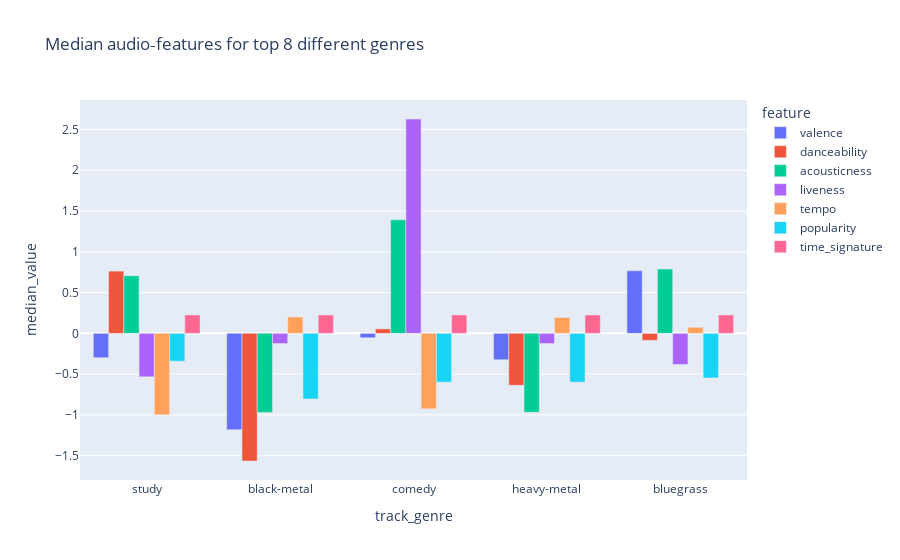

This figure's notebook cell:
### Code cell
# 1. Compute medians per genre
med_songs = numerical_data.groupby('track_genre')[
    ['valence','danceability','acousticness','liveness', 'tempo', 'popularity', 'time_signature']
].median()

# 2. Find the N genres with the most tracks
top_genres = (
    numerical_data['track_genre']
    .value_counts()
    .nlargest(5)
    .index
    .tolist()
)

# 3. Select only those genres’ medians
selected = med_songs.loc[top_genres]

# 4. Melt to “long” form for px.bar
df_long = (
    selected
    .reset_index()
    .melt(id_vars='track_genre',
          var_name='feature',
          value_name='median_value')
)

# 5. Plot
fig = px.bar(
    df_long,
    x='track_genre',
    y='median_value',
    color='feature',
    barmode='group',
    title='Median audio‑features for top 8 different genres'
)
fig.show()

### Figure 1 — Plotly figure (JSON) as saved in the notebook; plotly's stock layout.template omitted (floating-point values rounded to 4 significant figures)
{"data": [{"alignmentgroup": "True", "hovertemplate": "feature=valence<br>track_genre=%{x}<br>median_value=%{y}<extra></extra>", "legendgroup": "valence", "marker": {"color": "#636efa", "pattern": {"shape": ""}}, "name": "valence", "offsetgroup": "valence", "orientation": "v", "showlegend": true, "textposition": "auto", "type": "bar", "x": ["study", "black-metal", "comedy", "heavy-metal", "bluegrass"], "xaxis": "x", "y": [-0.2991, -1.182, -0.05422, -0.3238, 0.7678], "yaxis": "y"}, {"alignmentgroup": "True", "hovertemplate": "feature=danceability<br>track_genre=%{x}<br>median_value=%{y}<extra></extra>", "legendgroup": "danceability", "marker": {"color": "#EF553B", "pattern": {"shape": ""}}, "name": "danceability", "offsetgroup": "danceability", "orientation": "v", "showlegend": true, "textposition": "auto", "type": "bar", "x": ["study", "black-metal", "comedy", "heavy-metal", "bluegrass"], "xaxis": "x", "y": [0.7636, -1.566, 0.05471, -0.6373, -0.08594], "yaxis": "y"}, {"alignmentgroup": "True", "hovertemplate": "feature=acousticness<br>track_genre=%{x}<br>median_value=%{y}<extra></extra>", "legendgroup": "acousticness", "marker": {"color": "#00cc96", "pattern": {"shape": ""}}, "name": "acousticness", "offsetgroup": "acousticness", "orientation": "v", "showlegend": true, "textposition": "auto", "type": "bar", "x": ["study", "black-metal", "comedy", "heavy-metal", "bluegrass"], "xaxis": "x", "y": [0.7069, -0.9696, 1.392, -0.9685, 0.7893], "yaxis": "y"}, {"alignmentgroup": "True", "hovertemplate": "feature=liveness<br>track_genre=%{x}<br>median_value=%{y}<extra></extra>", "legendgroup": "liveness", "marker": {"color": "#ab63fa", "pattern": {"shape": ""}}, "name": "liveness", "offsetgroup": "liveness", "orientation": "v", "showlegend": true, "textposition": "auto", "type": "bar", "x": ["study", "black-metal", "comedy", "heavy-metal", "bluegrass"], "xaxis": "x", "y": [-0.5332, -0.1247, 2.629, -0.1247, -0.3819], "yaxis": "y"}, {"alignmentgroup": "True", "hovertemplate": "feature=tempo<br>track_genre=%{x}<br>median_value=%{y}<extra></extra>", "legendgroup": "tempo", "marker": {"color": "#FFA15A", "pattern": {"shape": ""}}, "name": "tempo", "offsetgroup": "tempo", "orientation": "v", "showlegend": true, "textposition": "auto", "type": "bar", "x": ["study", "black-metal", "comedy", "heavy-metal", "bluegrass"], "xaxis": "x", "y": [-0.9992, 0.2014, -0.9262, 0.1945, 0.07418], "yaxis": "y"}, {"alignmentgroup": "True", "hovertemplate": "feature=popularity<br>track_genre=%{x}<br>median_value=%{y}<extra></extra>", "legendgroup": "popularity", "marker": {"color": "#19d3f3", "pattern": {"shape": ""}}, "name": "popularity", "offsetgroup": "popularity", "orientation": "v", "showlegend": true, "textposition": "auto", "type": "bar", "x": ["study", "black-metal", "comedy", "heavy-metal", "bluegrass"], "xaxis": "x", "y": [-0.3414, -0.8044, -0.5986, -0.5986, -0.5472], "yaxis": "y"}, {"alignmentgroup": "True", "hovertemplate": "feature=time_signature<br>track_genre=%{x}<br>median_value=%{y}<extra></extra>", "legendgroup": "time_signature", "marker": {"color": "#FF6692", "pattern": {"shape": ""}}, "name": "time_signature", "offsetgroup": "time_signature", "orientation": "v", "showlegend": true, "textposition": "auto", "type": "bar", "x": ["study", "black-metal", "comedy", "heavy-metal", "bluegrass"], "xaxis": "x", "y": [0.2258, 0.2258, 0.2258, 0.2258, 0.2258], "yaxis": "y"}], "layout": {"barmode": "group", "legend": {"title": {"text": "feature"}, "tracegroupgap": 0}, "title": {"text": "Median audio‑features for top 8 different genres"}, "xaxis": {"anchor": "y", "domain": [0, 1], "title": {"text": "track_genre"}}, "yaxis": {"anchor": "x", "domain": [0, 1], "title": {"text": "median_value"}}}}
